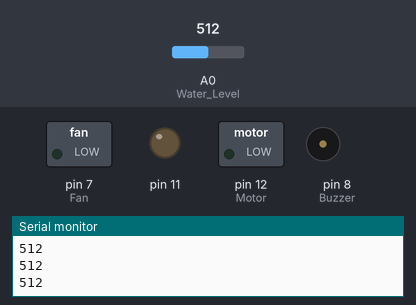
The sketch below on a simulated Arduino Uno, built with avr-gcc and run on an emulated ATmega328P. Shown: switched loads named in the sketch (green lamp = pin HIGH), output pins drawn as LEDs (lit = HIGH), buzzer (waves = sounding, pin HIGH), the last lines printed to the serial monitor. Inputs (shaded band) come from the test bench; at power-on: A0 (Water_Level) = 512.

Above: at 1.2 s.
1.3 s: A0 (Water_Level) set to 590
2.8 s: A0 (Water_Level) set to 615
At 3.6 s:
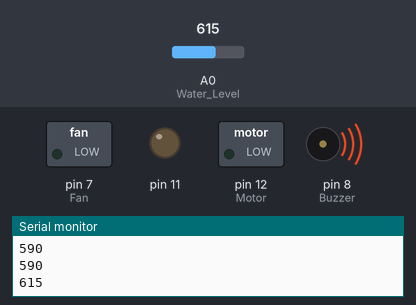
At 7.1 s:
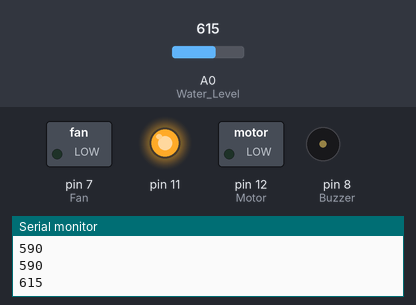
Timing chart, 0 to 12.3 s (numbered marks = the images above; inputs shaded):
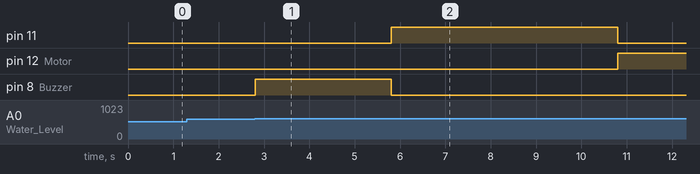

Measured:
- the behaviour switches between 600 and 601 on A0 (Water_Level) (found by bisection; images 0 and 1)
- after the input at 2.8 s, pin 11: LOW → HIGH after 3.0 s, → LOW 5.0 s later; pin 12 (Motor): LOW → HIGH after 8.0 s; pin 8 (Buzzer): LOW → HIGH at once, → LOW 3.0 s later

The sketch:

washing.ino
```cpp
void setup()
{
pinMode(A0,INPUT);//Water Level
pinMode(8,OUTPUT);//Buzzer
pinMode(7,OUTPUT);//Fan
pinMode(11,OUTPUT);
pinMode(12,OUTPUT);//Motor
Serial.begin(9600);
}

void loop()
{
    int a=analogRead(A0);
    Serial.println(a);
    if(a>600)
    {
        digitalWrite(8,HIGH);
        delay(3000);
        digitalWrite(8,LOW);

        for(int i=1;i<=5;i++)
        {
            digitalWrite(11, HIGH);
            digitalWrite(12,LOW);
            delay(5000);
            digitalWrite(12, HIGH);
            digitalWrite(11, LOW);
            delay(5000);
            digitalWrite(11,LOW);
            digitalWrite(12,LOW);
        }

        digitalWrite(8,HIGH);
        delay(3000);
        digitalWrite(8,LOW);
        delay(10000);

        digitalWrite(7,HIGH);
        delay(15000);
        digitalWrite(7,LOW);

        digitalWrite(8,HIGH);
        delay(3000);
        digitalWrite(8,LOW);

        delay(10000);
    }
}
```
